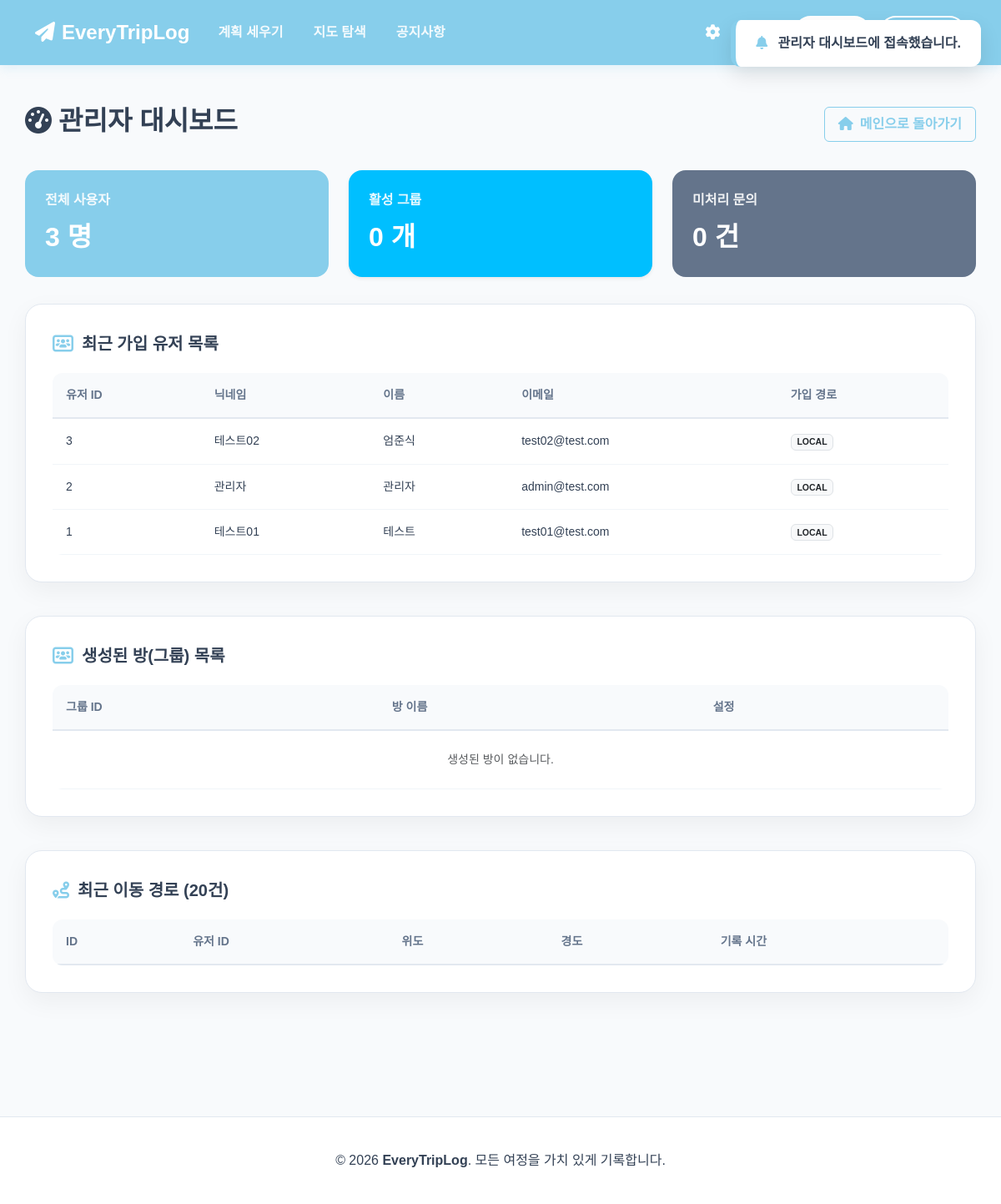
The app's page /admin/ (signed in) with its own data.
### gnss_app/models/user.py (models this page shows, shortened)
class User(db.Model):
    __tablename__ = 'users'
    id = db.Column(db.Integer, primary_key=True)
    email = db.Column(db.String(120), unique=True, nullable=False)
    username = db.Column(db.String(80), nullable=False) # 실명
    nickname = db.Column(db.String(80), unique=True, nullable=False) # 개별 닉네임
    phone_number = db.Column(db.String(20), unique=True, nullable=False, info={'name': 'uq_user_phone'})
    password_hash = db.Column(db.String(200), nullable=False)
    created_at = db.Column(db.DateTime, default=get_kst_now)
    status = db.Column(db.String(20), default='active') # active, dormant, pending_delete
    deactived_at = db.Column(db.DateTime, nullable=True)
    trajectories = db.relationship('Trajectory', backref='user_owner', lazy='dynamic')
    logs = db.relationship('VisitLog', backref='author', lazy=True)
    provider = db.Column(db.String(20), default='local')
    role = db.Column(db.String(20), default='user', nullable=False)

### gnss_app/views/admin_view.py (the view)
@bp.route("/")
@login_required
@admin_required
def dashboard():
    users = User.query.all()
    groups = Group.query.all()
    trajectories = Trajectory.query.order_by(Trajectory.recorded_at.desc()).limit(20).all()
    visit_logs = VisitLog.query.order_by(VisitLog.visited_at.desc()).limit(20).all()
    unanswered_inquiries = Inquiry.query.filter_by(is_answered=False).all()
    user_count = len(users)
    group_count = len(groups)
    return render_template(
        "admin/admin.html",
        user_count=user_count,
        group_count=group_count,
        groups=groups,
        trajectories=trajectories,
        visit_logs=visit_logs,
        inquiries=unanswered_inquiries,
        users=users
    )

### gnss_app/views/auth_view.py (called while the page is built, shortened)
@bp.before_app_request
def load_logged_in_user():
    user_id = session.get("user_id")
    if user_id is None:
        g.user = None
    else:
        g.user = User.query.get(user_id)

def admin_required(ar):
    @functools.wraps(ar)
    def decorated_function(*args, ** kwargs):
        if not g.user:
            abort(401) # 인증되지 않음
        if g.user.role != 'admin':
            abort(403) # 접근 권한 없음 (Forbidden)
        return ar(*args, **kwargs)
    return decorated_function

def login_required(view):
    @functools.wraps(view)
    def wrapped_view(*args, **kwargs):
        return view(*args, **kwargs)
    return wrapped_view

### gnss_app/templates/admin/admin.html (shortened to what this page needs)
{% extends "base.html" %}
{% block extra_css %}
    <link rel="stylesheet" href="{{ url_for('static', filename='css/admin.css') }}">
{% endblock %}
{% block content %}
    <div class="admin-header-container">
        <h2 class="fw-bold"><i class="fa-solid fa-gauge-high me-2"></i>관리자 대시보드</h2>
        <a href="{{ url_for('main.index') }}" class="btn-main-return">
            <i class="fa-solid fa-house me-2"></i>메인으로 돌아가기
        </a>
    </div>
    <div class="row admin-stats-row">
        <div class="col-md-4">
            <a href="{{ url_for('admin.user_list') }}" class="stat-link">
                <div class="stat-card bg-users">
                    <div class="stat-title">전체 사용자</div>
                    <div class="stat-value">{{ user_count }} 명</div>
                </div>
            </a>
        </div>
        <div class="col-md-4">
            <div class="stat-card bg-groups shadow-sm">
                <div class="stat-title">활성 그룹</div>
                <div class="stat-value">{{ group_count }} 개</div>
            </div>
        </div>
        <div class="col-md-4">
            <a href="{{ url_for('admin.inquiry_list') }}" class="stat-link">
                <div class="stat-card bg-inquiry">
                    <div class="stat-title">미처리 문의</div>
                    <div class="stat-value">{% if inquiries %}{{ inquiries|length }}{% else %}0{% endif %} 건</div>
                </div>
            </a>
        </div>
    </div>
    <div class="etl-card admin-table-container">
        <div class="table-title">
            <i class="fa-solid fa-users-rectangle"></i> 최근 가입 유저 목록
        </div>
        <table class="etl-table">
            <thead>
                <tr>
                    <th>유저 ID</th>
                    <th>닉네임</th>
                    <th>이름</th>
                    <th>이메일</th>
                    <th>가입 경로</th>
                </tr>
            </thead>
            <tbody>
                {% for u in users[-5:]|reverse %}
                    <tr>
                        <td>{{ u.id }}</td>
                        <td>{{ u.nickname }}</td>
                        <td>{{ u.username }}</td>
                        <td>{{ u.email }}</td>
                        <td>
                            <span class="badge bg-light text-dark border">{{ u.provider|upper }}</span>
                        </td>
                    </tr>
                {% else %}
                    <tr>
                        <td colspan="4" class="text-center py-4 text-muted">가입된 유저가 없습니다.</td>
                    </tr>
                {% endfor %}
            </tbody>
        </table>
    </div>
    <div class="etl-card admin-table-container">
        <div class="table-title">
            <i class="fa-solid fa-users-rectangle"></i> 생성된 방(그룹) 목록
        </div>
        <table class="etl-table">
            <thead>
                <tr>
                    <th>그룹 ID</th>
                    <th>방 이름</th>
                    <th>설정</th>
                </tr>
            </thead>
            <tbody>
                {% for g in groups %}
                    <tr>
                        <td>{{ g.id }}</td>
                        <td>{{ g.name }}</td>
                        <td>
                            <a href="{{ url_for('admin.group_detail', group_id=g.id) }}"
                                class="btn-info-detail">상세 보기</a>
                        </td>
                    </tr>
                {% else %}
                    <tr>
                        <td colspan="3" class="text-center py-4 text-muted">생성된 방이 없습니다.</td>
                    </tr>
                {% endfor %}
            </tbody>
        </table>
    </div>
    <div class="etl-card admin-table-container">
        <div class="table-title">
            <i class="fa-solid fa-route"></i> 최근 이동 경로 (20건)
        </div>
        <table class="etl-table">
            <thead>
                <tr>
                    <th>ID</th>
                    <th>유저 ID</th>
                    <th>위도</th>
                    <th>경도</th>
                    <th>기록 시간</th>
                </tr>
            </thead>
        </table>
    </div>
{% endblock %}

### gnss_app/static/css/common.css (style rules this page uses)
:root { --sky-blue: #87CEEB; --deep-sky-blue: #00BFFF; --white: #FFFFFF; --bg-light: #F8FAFC; --text-main: #334155; }
body { font-family: 'Pretendard', sans-serif; background-color: var(--bg-light); color: var(--text-main); margin: 0; transition: all 0.3s ease; }
.etl-card { background: var(--white); border-radius: 20px; padding: 32px; box-shadow: 0 10px 30px rgba(0, 0, 0, 0.05); border: 1px solid #e2e8f0; transition: all 0.4s cubic-bezier(0.175, 0.885, 0.32, 1.275); }

### gnss_app/static/css/admin.css (style rules this page uses)
.admin-header-container { margin-bottom: 32px; display: flex; justify-content: space-between; align-items: center; }
.btn-main-return { border: 1px solid #87CEEB; color: #87CEEB; background-color: transparent; padding: 8px 16px; border-radius: 6px; text-decoration: none; font-weight: 600; transition: 0.3s; }
.admin-stats-row { margin-bottom: 32px; }
.stat-card { border-radius: 16px; padding: 24px; color: #FFFFFF; transition: transform 0.3s ease; }
.stat-link { text-decoration: none; }
.bg-users { background-color: #87CEEB; }
.bg-groups { background-color: #00BFFF; }
.bg-inquiry { background-color: #64748b; }
.stat-title { font-size: 16px; font-weight: 600; margin-bottom: 8px; opacity: 0.9; }
.stat-value { font-size: 32px; font-weight: 800; }
.admin-table-container { margin-bottom: 40px; }
.table-title { font-size: 20px; font-weight: 700; color: #334155; margin-bottom: 20px; display: flex; align-items: center; }
.table-title i { margin-right: 10px; color: #87CEEB; }
.etl-table { width: 100%; border-collapse: separate; border-spacing: 0; border-radius: 12px; overflow: hidden; background: #FFFFFF; }
.etl-table th { background-color: #f8fafc; padding: 16px; font-size: 14px; font-weight: 700; color: #64748b; border-bottom: 2px solid #e2e8f0; text-align: left; }
.etl-table td { padding: 16px; font-size: 14px; color: #334155; border-bottom: 1px solid #f1f5f9; }

### records on screen
User: id "3", nickname "테스트02", username "엄준식", email "test02@test.com", provider "LOCAL"
User: id "2", nickname "관리자", username "관리자", email "admin@test.com", provider "LOCAL"
User: id "1", nickname "테스트01", username "테스트", email "test01@test.com", provider "LOCAL"

### other values on screen
{{ user_count }} "3"
{{ group_count }} "0"
